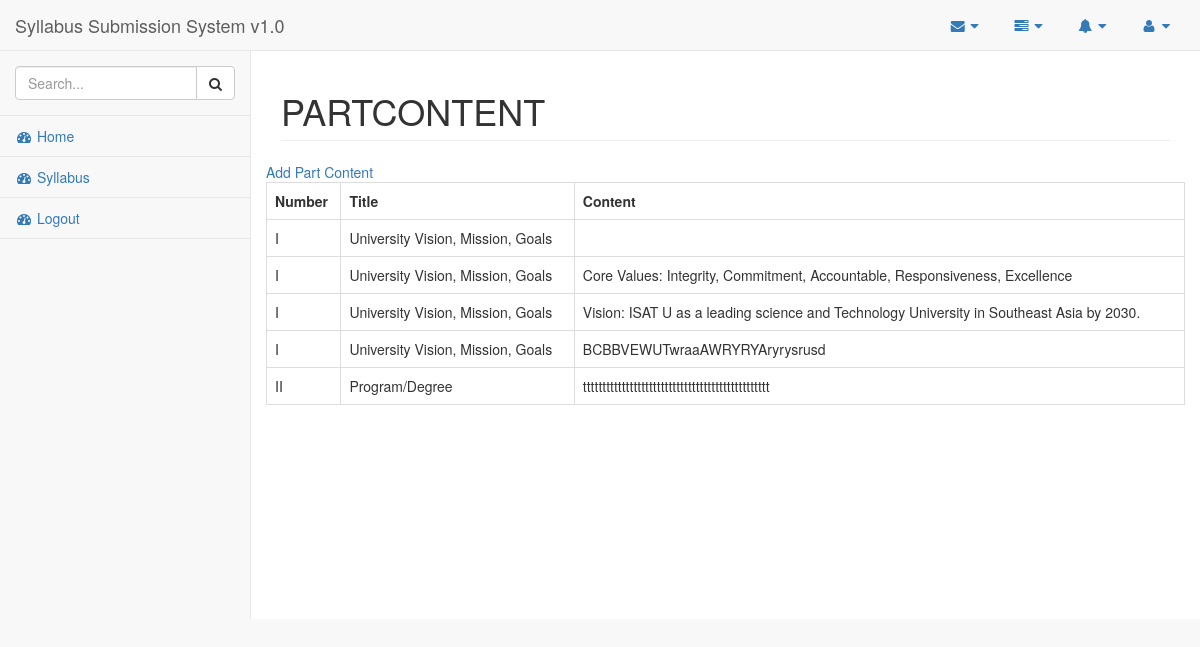
Screenshot of /?page=partcontent&usersubject_id=255 (signed in) with the database file from the repository.
### tables this page shows
CREATE TABLE `part_content` (
  `pc_id` int(11) NOT NULL,
  `usersubject_id` int(11) DEFAULT NULL,
  `parts_id` int(11) DEFAULT NULL,
  `content` varchar(2000) DEFAULT NULL
);

CREATE TABLE `parts` (
  `parts_id` int(20) NOT NULL,
  `title` varchar(50) NOT NULL,
  `number` varchar(5) NOT NULL
);

### pages/partcontent.php (the view, shortened to what this page needs)
<?php
	$usersubject_id = isset( $_GET[ 'usersubject_id' ] ) ? $_GET[ 'usersubject_id' ] : '';
?>
<?php if( $usersubject_id ) :
	$q = "SELECT * FROM parts AS p LEFT JOIN part_content AS pc ON pc.parts_id = p.parts_id WHERE usersubject_id = $usersubject_id ORDER BY p.number ASC";
	$parts_content = $DB->query( $q );
?>
<link><a href="<?php echo SITE_URL ?>/?page=add-new-partcontent">Add Part Content </a></button>
	<table class="table table-bordered">
		<tr>
			<th>Number</th>
			<th>Title</th>
			<th>Content</th>
		</tr>
		<?php while( $pc = $parts_content->fetch_object() ) : ?>
		<tr>
			<td><?php echo $pc->number ?></td>
			<td><?php echo $pc->title ?></td>
			<td><?php echo $pc->content ?></td>
		</tr>
		<?php endwhile; ?>
	</table>
<?php
else :
header( "Location: " . SITE_URL . "/?page=faculty" );
exit;
endif; ?>

### rows the page displays
part_content: parts.number "I", parts.title "University Vision, Mission, Goals"
part_content: parts.number "I", parts.title "University Vision, Mission, Goals", content "Core Values: Integrity, Commitment, Accountable, Responsiveness, Excellence"
part_content: parts.number "I", parts.title "University Vision, Mission, Goals", content "Vision: ISAT U as a leading science and Technology University in Southeast Asia by 2030."
part_content: parts.number "I", parts.title "University Vision, Mission, Goals", content "BCBBVEWUTwraaAWRYRYAryrysrusd"
part_content: parts.number "II", parts.title "Program/Degree", content "tttttttttttttttttttttttttttttttttttttttttttttttt"
